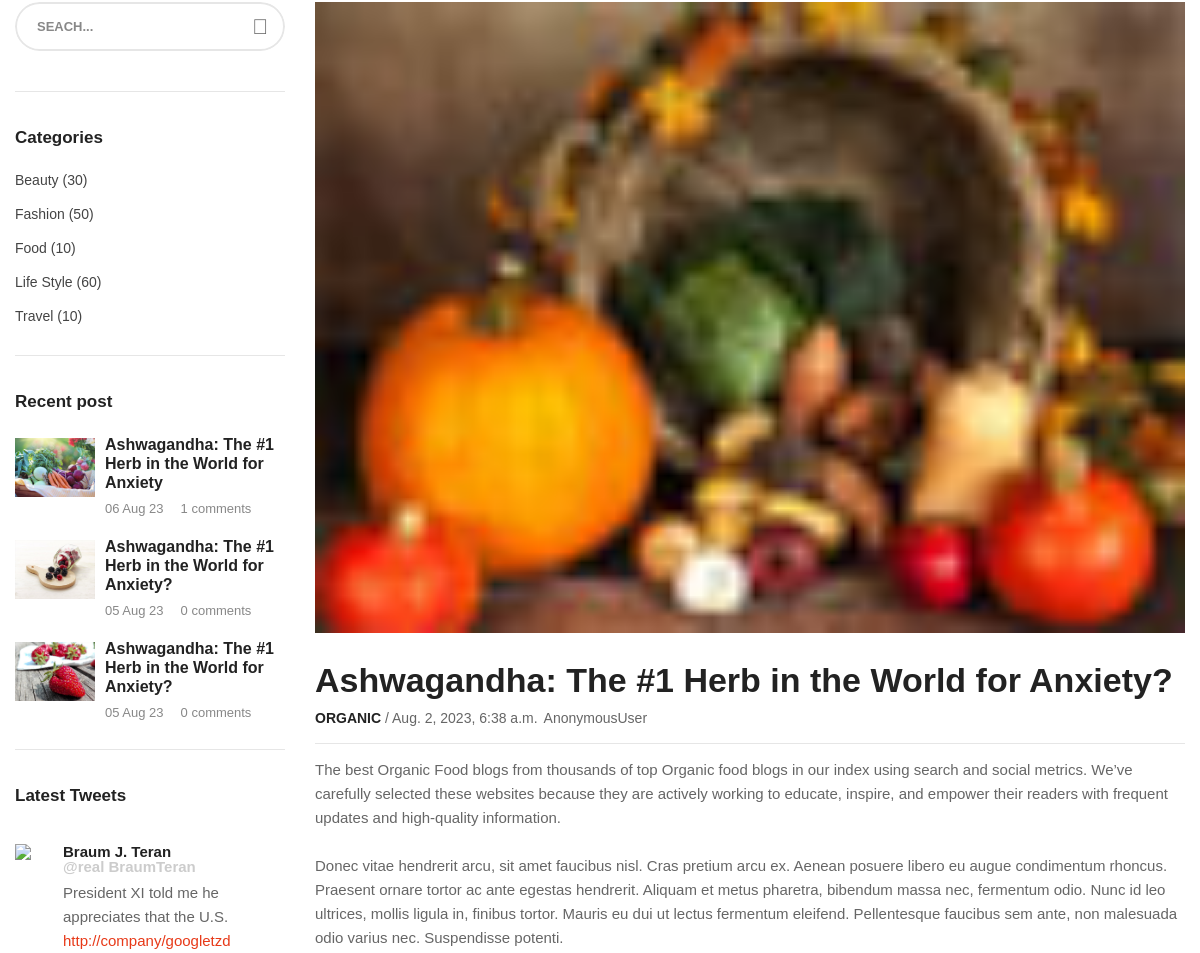
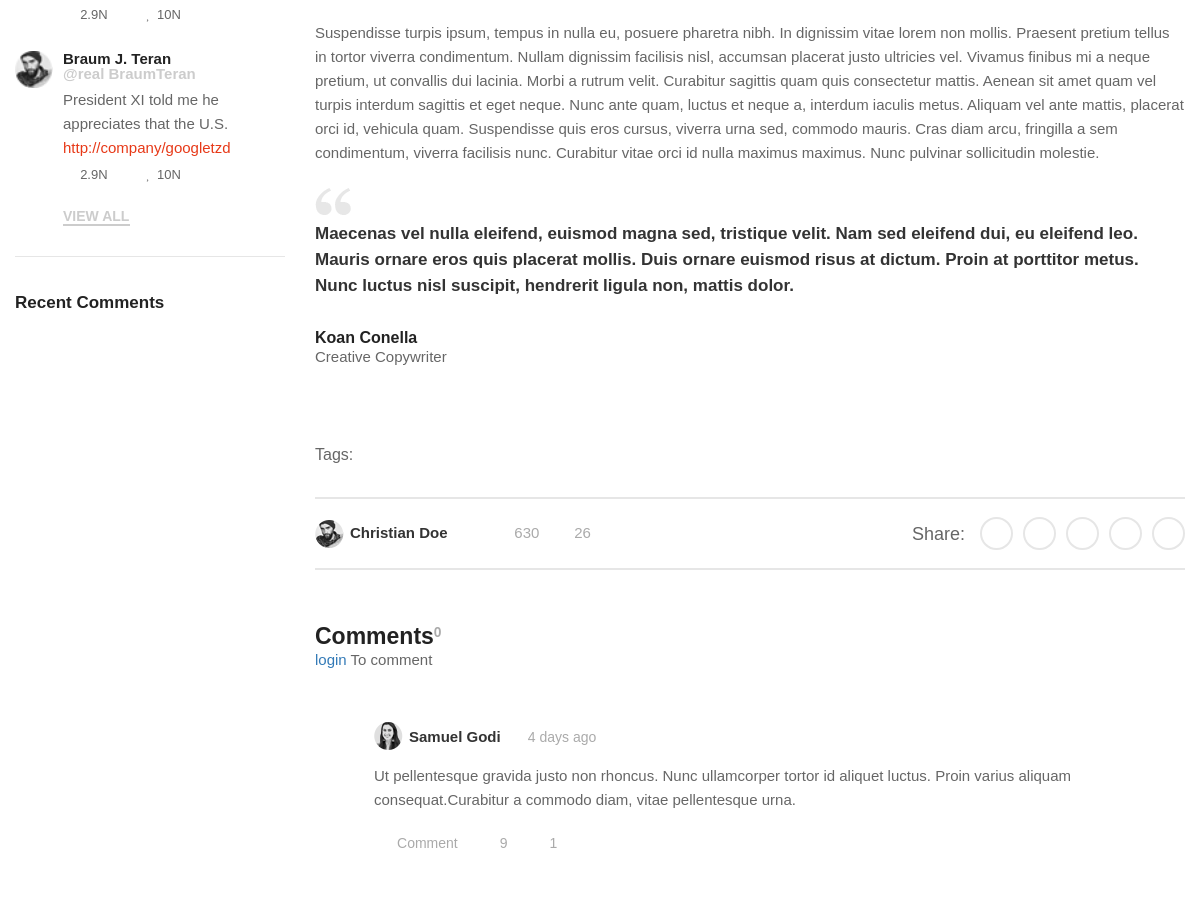
The page /blogPostditails/2 (middle part) on the database as committed earlier (2 pictures, top to bottom).
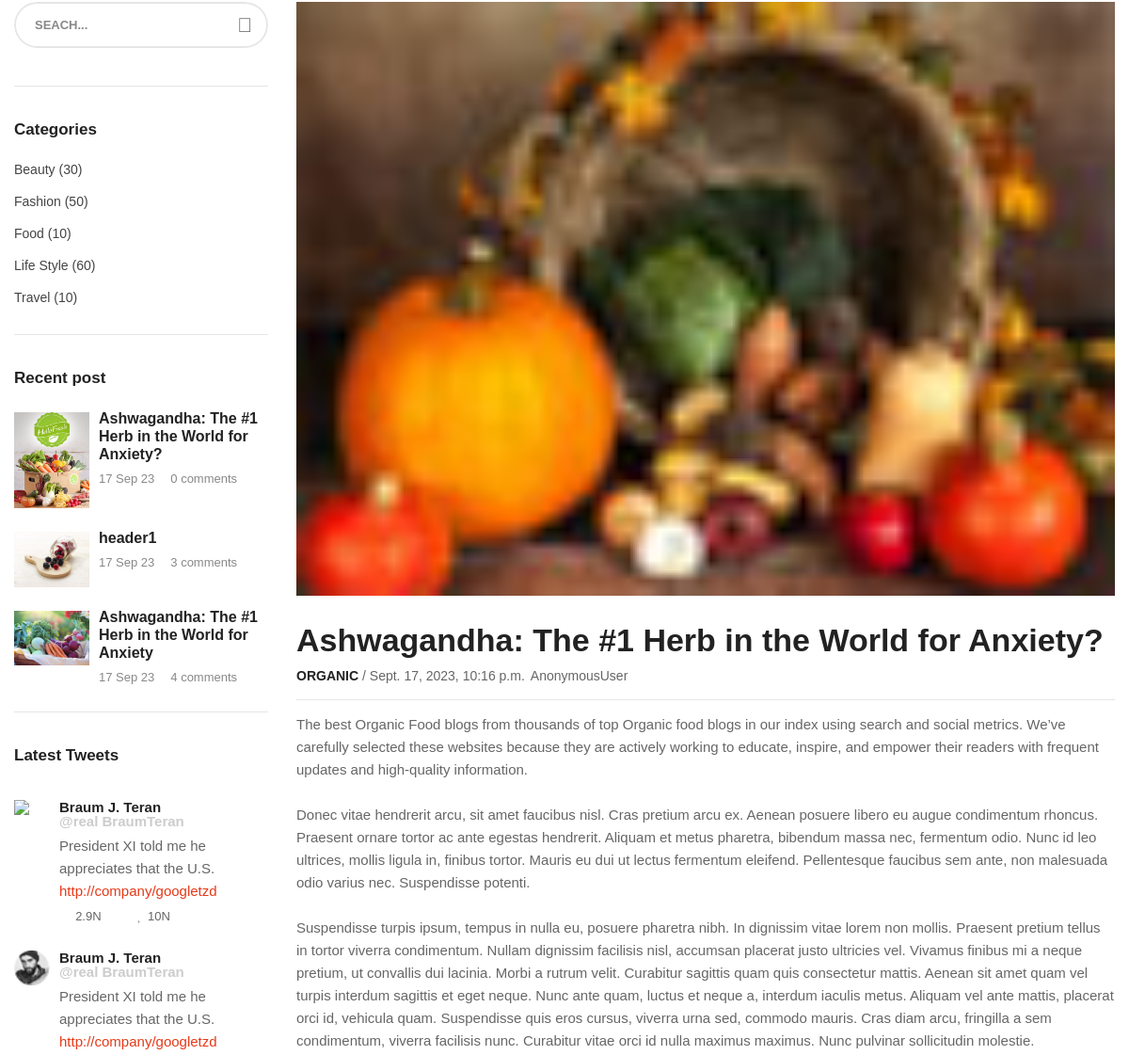
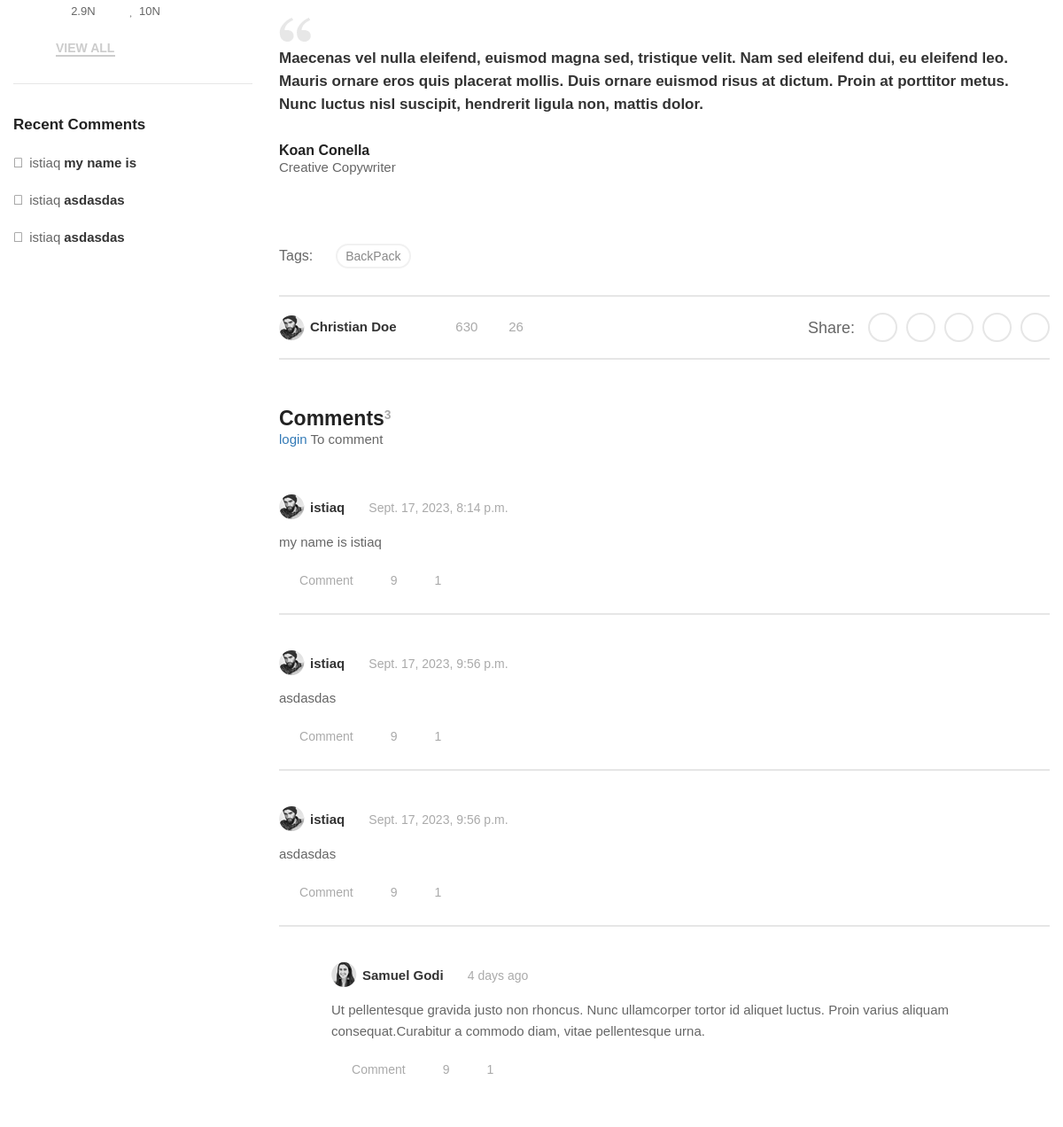
The same page on the database as committed later (2 pictures, top to bottom).
### task1/models.py (models this page shows, shortened)
class BlogPost(models.Model):
    blogImage = models.ImageField(upload_to='blog/')
    blogheader = models.CharField(max_length=50)
    tags = models.ManyToManyField(Tag)
    blogeradminImage = models.ImageField(upload_to='blog/admin/')
    postdate = models.DateTimeField(auto_now=True)
    blogditails = models.TextField(max_length=500)
    @property
    def get_comments(self):
        return self.comment_set.all()
    @property
    def get_count(self):
        return self.comment_set.count()

class Tag(models.Model):
    name = models.CharField(max_length=100)

class Comment(models.Model):
    user = models.ForeignKey(User, on_delete=models.CASCADE)
    textcomment = models.TextField(max_length=500)
    publishdate = models.DateTimeField(auto_now=True)
    post=models.ForeignKey(BlogPost,on_delete=models.CASCADE)
    @property
    def get_short_comment(self):
        return self.textcomment[:10]

### task1/views.py (the view)
# urls.py: path('blogPostditails/<int:blogger_id>',views.BlogditailsView.as_view(),name='blogditails'),
class BlogditailsView(View):
    def get(self, request, blogger_id):
        blog = BlogPost.objects.get(id=blogger_id)
        recent_posts = BlogPost.objects.order_by('-postdate')[:3]
        context = {
            'blog': blog,
            'recent_posts': recent_posts,
        }
        return render(request, 'pages/blog-post.html', context=context)

### task1/context_processors.py (called while the page is built)
def categories(request):
    return {"categories": Category.objects.all()}

def products(request):
    return {"products": Products.objects.all()}

def specialslider(request):
    return {"specialslider": SecondSlider.objects.all()}

def blogpost(request):
    return {"recents": BlogPost.objects.order_by('-postdate')[:3]}

def cartitem(request):
    if request.user.is_authenticated:
        user = request.user
        cart, _ = Cart.objects.get_or_create(user=user)
        cart_items = CartItem.objects.filter(cart=cart)
    else:
        user = None
        cart_items = None
    return {'cart_items': cart_items}

def websitesettings(request):
    return {"websitesettings": WebsiteSetting.objects.first()}

def Comments(request):
    return {"comments": Comment.objects.all()}

### templates/pages/blog-post.html (shortened to what the changed rows need)
{% extends 'base.html' %}
{% load static %}
{% block content %}
    <body class="biolife-body">
    <div class="page-contain blog-page left-sidebar">
        <div class="container">
            <div class="row">
                <div id="main-content" class="main-content col-lg-9 col-md-8 col-sm-12 col-xs-12" >
                    <div class="single-post-contain" >
                        <div class="post-head">
                            <div class="thumbnail">
                                <figure><img src={{ blog.blogImage.url }} width="870" height="635" alt=""></figure>
                            </div>
                            <h2 class="post-name">{{ blog.blogheader }}</h2>
                            <p class="post-archive"><b class="post-cat">ORGANIC</b><span
                                    class="post-date"> / {{ blog.postdate }}</span><span class="author">{{ request.user }}</span>
                            </p>
                        </div>
                        <div class="post-foot">
                            <div class="post-tags">
                                <ul class="tags">
                                    {% for tag in blog.tags.all %}
                                        <li><a href="#" class="tag-link">{{ tag.name }}</a></li>
                                    {% endfor %}
                                </ul>
                            </div>
                            <div class="auth-info">
                                <div class="ath">
                                    <a href="#" class="avata"><img src="{{ blog.blogeradminImage.url }}" width="29"
                                                                   height="28" alt="Christian Doe">Christian Doe</a>
                                </div>
                            </div>
                        </div>
                    </div>
                    <div class="post-comments">
                        <h3 class="cmt-title">Comments<sup id="count">{{ blog.get_count }}</sup></h3>
                       <div class="comment-list"  >
                            <ol class="post-comments lever-0">
                                <li class="comment-elem" >
                                    <div class="wrap-post-comment" >
                                       {% for list in blog.get_comments %}
                                        <div class="cmt-inner" id="comment-list" >
                                            <div class="auth-info">
                                                <a href="#" class="author-contact"><img src="assets/images/blogpost/author-02.png" alt="" width="29" height="28">{{ list.user }}</a>
                                                <span class="cmt-time">{{ list.publishdate }}</span>
                                            </div>
                                            <div class="cmt-content" id="cmnt-content" >
                                                <p>{{ list.textcomment }}</p>
                                            </div>
                                            <div class="cmt-fooot">
                                                <a href="#" class="btn btn-response"><i class="fa fa-commenting" aria-hidden="true"></i>Comment</a>
                                                <a href="#" class="btn btn-like"><i class="fa fa-thumbs-o-up" aria-hidden="true"></i>9</a>
                                                <a href="#" class="btn btn-dislike"><i class="fa fa-thumbs-o-down" aria-hidden="true"></i>1</a>
                                            </div>
                                        </div>
                                        {% endfor %}
                                    </div>
                                </li>
                            </ol>
                        </div>
                    </div>
                </div>
                <aside id="sidebar" class="sidebar blog-sidebar col-lg-3 col-md-4 col-sm-12 col-xs-12">
                <div class="sidebar-contain">
                    <div class="widget posts-widget">
                        <div class="wgt-content">
                            <ul class="posts">
                                {% for posts in recents %}
                                    <li>
                                        <div class="wgt-post-item">
                                            <div class="thumb">
                                                <a href=""><img src={{ posts.blogImage.url }} width="80" height="58"
                                                                 alt=""></a>
                                            </div>
                                            <div class="detail">
                                                <h4 class="post-name"><a href="{% url 'blogditails' posts.id %}">{{ posts.blogheader }}</a></h4>
                                                <p class="post-archive">{{posts.postdate|date:'d M y' }}<span class="comment">{{ posts.get_count }} comments</span></p>
                                            </div>
                                        </div>
                                    </li>
                                {% endfor %}
                            </ul>
                        </div>
                    </div>
                    <div class="widget twitter-widget">
                        <div class="wgt-content">
                            <ul class="content">
                                <li>
                                    <div class="wgt-twitter-item">
                                        <div class="author"><a href="#"><img
                                                src={{ blog.blogeradminImage.url }} width="38" height="38" alt="author"></a>
                                        </div>
                                    </div>
                                </li>
                            </ul>
                        </div>
                    </div>
                    <div class="widget comment-widget">
                        <div class="wgt-content">
                            <ul class="comment-list" id="recent_comments">
                                {% for list in blog.get_comments %}
                                    {% if forloop.counter <= 4 %}
                                        <li>
                                            <p class="cmt-item"><a href="#" class="auth-name"><i
                                                    class="biolife-icon icon-conversation"></i>{{ list.user }}</a><a
                                                    href="#" class="link-post">{{ list.get_short_comment }}</a></p>
                                        </li>
                                    {% endif %}
                                {% endfor %}
                            </ul>
                        </div>
                    </div>
                </div>
            </aside>
             </div>
        </div>
    </div>
    </body>
{% endblock %}

Rows that differ between the two databases and show on the page:
no longer on this page (row edited): BlogPost: blogImage (picture), blogheader "Ashwagandha: The #1 Herb in the World for Anxiety?", postdate "05 Aug 23", get_count "0"
changed BlogPost: postdate "Aug. 2, 2023, 6:38 a.m." → "Sept. 17, 2023, 10:16 p.m."; get_count "0" → "3"
added Tag: name "BackPack"
added Comment: user "istiaq", publishdate "Sept. 17, 2023, 8:14 p.m.", textcomment "my name is istiaq", get_short_comment "my name is"
added Comment: user "istiaq", publishdate "Sept. 17, 2023, 9:56 p.m.", textcomment "asdasdas", get_short_comment "asdasdas"
added Comment: user "istiaq", publishdate "Sept. 17, 2023, 9:56 p.m.", textcomment "asdasdas", get_short_comment "asdasdas"
added BlogPost: blogImage (picture), blogheader "Ashwagandha: The #1 Herb in the World for Anxiety?", postdate "17 Sep 23", get_count "0"
changed BlogPost: blogheader "Ashwagandha: The #1 Herb in the World for Anxiety?" → "header1"; postdate "05 Aug 23" → "17 Sep 23"; get_count "0" → "3"; moves up the list
changed BlogPost "Ashwagandha: The #1 Herb in the World for Anxiety": postdate "06 Aug 23" → "17 Sep 23"; get_count "1" → "4"
